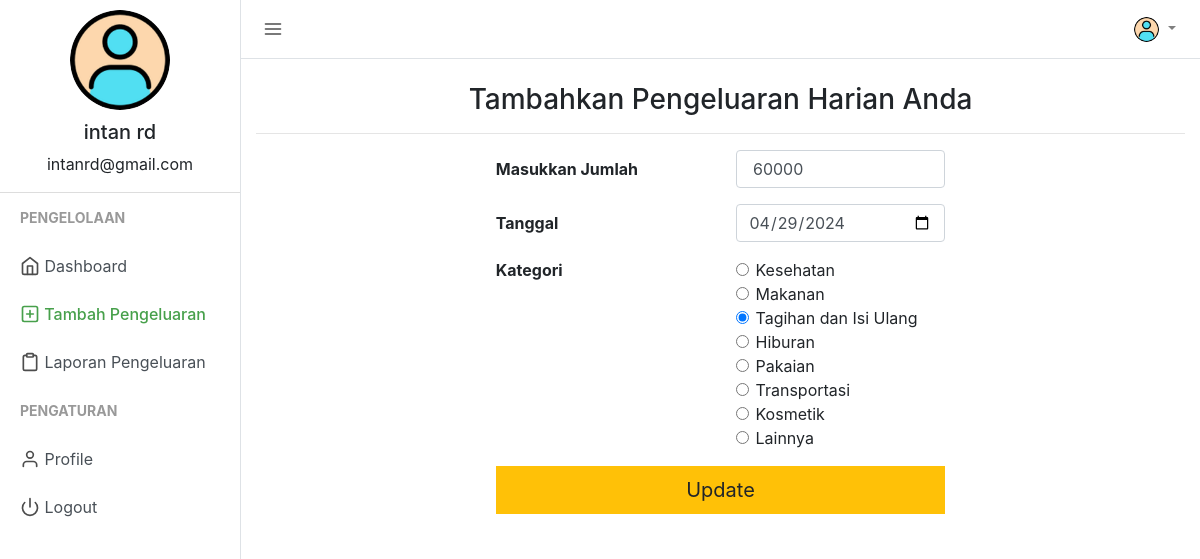
The app's page /add_expense.php?edit=101 (signed in) with its own data.
### tables this page shows
CREATE TABLE `users` (
  `user_id` int(11) NOT NULL,
  `firstname` varchar(50) NOT NULL,
  `lastname` varchar(25) NOT NULL,
  `email` varchar(50) NOT NULL,
  `profile_path` varchar(50) NOT NULL DEFAULT 'default_profile.png',
  `password` varchar(50) NOT NULL,
  `trn_date` datetime NOT NULL
);

CREATE TABLE `expenses` (
  `pengeluaran_id` int(20) NOT NULL,
  `user_id` varchar(15) NOT NULL,
  `pengeluaran` varchar(255) DEFAULT NULL,
  `tanggal` varchar(15) NOT NULL,
  `kategori` varchar(50) NOT NULL
);

### session.php (called while the page is built, shortened)
<?php
include("config.php");
$sess_email = $_SESSION["email"];
$sql = "SELECT user_id, firstname, lastname, email, profile_path FROM users WHERE email = '$sess_email'";
$result = $con->query($sql);
if ($result->num_rows > 0) {
  while($row = $result->fetch_assoc()) {
    $userid=$row["user_id"];
    $username =$row["firstname"]." ".$row["lastname"];
    $useremail=$row["email"];
    $userprofile="uploads/".$row["profile_path"];
  }
} else {
    $userid="GHX1Y2";
    $username ="Jhon Doe";
    $useremail="mailid@domain.com";
    $userprofile="Uploads/default_profile.png";
}
?>

### add_expense.php (the view, shortened to what this page needs)
<?php
include("session.php");
$update = false;
$del = false;
$expenseamount = "";
$tanggal = date("Y-m-d");
$kategori = "Hiburan";
if (isset($_GET['edit'])) {
    $id = $_GET['edit'];
    $update = true;
    $record = mysqli_query($con, "SELECT * FROM expenses WHERE user_id='$userid' AND pengeluaran_id=$id");
    if (mysqli_num_rows($record) == 1) {
        $n = mysqli_fetch_array($record);
        $expenseamount = str_replace(["Rp", ".", ","], "", $n['pengeluaran']);
        $tanggal = $n['tanggal'];
        $kategori = $n['kategori'];
    } else {
        echo ("WARNING: AUTHORIZATION ERROR: Trying to Access Unauthorized data");
    }
}
?>
<!DOCTYPE html>
<html lang="en">
<head>
    <link href="css/bootstrap.min.css" rel="stylesheet">
    <link href="css/style.css" rel="stylesheet">
</head>
<body>
    <div class="d-flex" id="wrapper">
        <div class="border-right" id="sidebar-wrapper">
            <div class="user">
                <img class="img img-fluid rounded-circle" src="<?php echo $userprofile ?>" width="120">
                <h5><?php echo $username ?></h5>
                <p><?php echo $useremail ?></p>
            </div>
            <div class="sidebar-heading">Pengelolaan</div>
            <div class="list-group list-group-flush">
                <a href="index.php" class="list-group-item list-group-item-action"><span data-feather="home"></span> Dashboard</a>
                <a href="add_expense.php" class="list-group-item list-group-item-action sidebar-active"><span data-feather="plus-square"></span> Tambah Pengeluaran</a>
                <a href="manage_expense.php" class="list-group-item list-group-item-action"><span data-feather="clipboard"></span> Laporan Pengeluaran</a>
            </div>
            <div class="sidebar-heading">Pengaturan </div>
            <div class="list-group list-group-flush">
                <a href="profile.php" class="list-group-item list-group-item-action "><span data-feather="user"></span> Profile</a>
                <a href="logout.php" class="list-group-item list-group-item-action "><span data-feather="power"></span> Logout</a>
            </div>
        </div>
        <div id="page-content-wrapper">
            <nav class="navbar navbar-expand-lg navbar-light  border-bottom">
                <button class="toggler" type="button" id="menu-toggle" aria-expanded="false">
                    <span data-feather="menu"></span>
                </button>
                <div class="collapse navbar-collapse" id="navbarSupportedContent">
                    <ul class="navbar-nav ml-auto mt-2 mt-lg-0">
                        <li class="nav-item dropdown">
                            <a class="nav-link dropdown-toggle" href="#" id="navbarDropdown" role="button" data-toggle="dropdown" aria-haspopup="true" aria-expanded="false">
                                <img class="img img-fluid rounded-circle" src="<?php echo $userprofile ?>" width="25">
                            </a>
                        </li>
                    </ul>
                </div>
            </nav>
            <div class="container">
                <h3 class="mt-4 text-center">Tambahkan Pengeluaran Harian Anda</h3>
                <hr>
                <div class="row ">
                    <div class="col-md-3"></div>
                    <div class="col-md" style="margin:0 auto;">
                        <form action="" method="POST">
                            <div class="form-group row">
                                <label for="expenseamount" class="col-sm-6 col-form-label"><b>Masukkan Jumlah</b></label>
                                <div class="col-md-6">
                                    <input type="text" class="form-control col-sm-12" value="<?php echo $expenseamount; ?>" id="expenseamount" name="expenseamount" required>
                                </div>
                            </div>
                            <div class="form-group row">
                                <label for="tanggal" class="col-sm-6 col-form-label"><b>Tanggal</b></label>
                                <div class="col-md-6">
                                    <input type="date" class="form-control col-sm-12" value="<?php echo $tanggal; ?>" name="tanggal" id="tanggal" required>
                                </div>
                            </div>
                            <fieldset class="form-group">
                                <div class="row">
                                    <legend class="col-form-label col-sm-6 pt-0"><b>Kategori</b></legend>
                                    <div class="col-md">
                                        <div class="form-check">
                                            <input class="form-check-input" type="radio" name="kategori" id="kategori4" value="Kesehatan" <?php echo ($kategori == 'Kesehatan') ? 'checked' : '' ?>>
                                            <label class="form-check-label" for="kategori4">
                                                Kesehatan
                                            </label>
                                        </div>
                                        <div class="form-check">
                                            <input class="form-check-input" type="radio" name="kategori" id="kategori3" value="Makanan" <?php echo ($kategori == 'Makanan') ? 'checked' : '' ?>>
                                            <label class="form-check-label" for="kategori3">
                                                Makanan
                                            </label>
                                        </div>
                                        <div class="form-check">
                                            <input class="form-check-input" type="radio" name="kategori" id="kategori2" value="Tagihan dan Isi Ulang" <?php echo ($kategori == 'Tagihan dan Isi Ulang') ? 'checked' : '' ?>>
                                            <label class="form-check-label" for="kategori2">
                                                Tagihan dan Isi Ulang
                                            </label>
                                        </div>
                                        <div class="form-check">
                                            <input class="form-check-input" type="radio" name="kategori" id="kategori1" value="Hiburan" <?php echo ($kategori == 'Hiburan') ? 'checked' : '' ?>>
                                            <label class="form-check-label" for="kategori1">
                                                Hiburan
                                            </label>
                                        </div>
                                        <div class="form-check">
                                            <input class="form-check-input" type="radio" name="kategori" id="kategori7" value="Pakaian" <?php echo ($kategori == 'Pakaian') ? 'checked' : '' ?>>
                                            <label class="form-check-label" for="kategori7">
                                                Pakaian
                                            </label>
                                        </div>
                                        <div class="form-check">
                                            <input class="form-check-input" type="radio" name="kategori" id="kategori6" value="Transportasi" <?php echo ($kategori == 'Transportasi') ? 'checked' : '' ?>>
                                            <label class="form-check-label" for="kategori6">
                                                Transportasi
                                            </label>
                                        </div>
                                        <div class="form-check">
                                            <input class="form-check-input" type="radio" name="kategori" id="kategori8" value="Kosmetik" <?php echo ($kategori == 'Kosmetik') ? 'checked' : '' ?>>
                                            <label class="form-check-label" for="kategori8">
                                                Kosmetik
                                            </label>
                                        </div>
                                        <div class="form-check">
                                            <input class="form-check-input" type="radio" name="kategori" id="kategori5" value="Lainnya" <?php echo ($kategori == 'Lainnya') ? 'checked' : '' ?>>
                                            <label class="form-check-label" for="kategori5">
                                                Lainnya
                                            </label>
                                        </div>
                                    </div>
                                </div>
                            </fieldset>
                            <div class="form-group row">
                                <div class="col-md-12 text-right">
                                    <?php if ($update == true) : ?>
                                        <button class="btn btn-lg btn-block btn-warning" style="border-radius: 0%;" type="submit" name="update">Update</button>
                                    <?php elseif ($del == true) : ?>
                                        <button class="btn btn-lg btn-block btn-danger" style="border-radius: 0%;" type="submit" name="delete">Hapus</button>
                                    <?php else : ?>
                                        <button type="submit" name="add" class="btn btn-lg btn-block btn-success" style="border-radius: 0%;">Tambah Pengeluaran</button>
                                    <?php endif ?>
                                </div>
                            </div>
                        </form>
                    </div>
                    <div class="col-md-3"></div>
                </div>
            </div>
        </div>
    </div>
</body>
</html>

### css/style.css (style rules this page uses)
body { background-color: #efefef; }
.feather { width: 20px; height: 20px; stroke: #4d4d4d; stroke-width: 2; stroke-linecap: round; stroke-linejoin: round; fill: none; vertical-align: text-bottom; }
.list-group { background-color: #ffffff; }
.list-group-item { border: none; }
.user { text-align: center; border-bottom: 1px solid #ddd; }
.user img { padding: 10px; }
.toggler { color: #000; background-color: #fff; border: none; outline: none; }
.sidebar-active { color: #47a04b; font-weight: 500; }
.sidebar-active .feather { stroke: #47a04b; font-weight: 500; }
#wrapper { overflow-x: hidden; background-color: #fff; }
#sidebar-wrapper { min-height: 100vh; margin-left: -15rem; -webkit-transition: margin 0.25s ease-out; -moz-transition: margin 0.25s ease-out; -o-transition: margin 0.25s ease-out; transition: margin 0.25s ease-out; }
#sidebar-wrapper .sidebar-heading { padding: 0.875rem 1.25rem; font-size: 14px; font-weight: bold; text-transform: uppercase; color: #999; }
#sidebar-wrapper .list-group { width: 15rem; }
#page-content-wrapper { min-width: 100vw; }
@media (min-width: 768px) { #sidebar-wrapper { margin-left: 0; } }
@media (min-width: 768px) { #page-content-wrapper { min-width: 0; width: 100%; } }

### records on screen
users: profile_path (placeholder picture), username "intan rd", email "intanrd@gmail.com"
expenses: expenseamount "60000", tanggal "04/29/2024", kategori "☐ Kesehatan", kategori "☐ Makanan", kategori "☑ Tagihan dan Isi Ulang", kategori "☐ Hiburan", kategori "☐ Pakaian", kategori "☐ Transportasi", kategori "☐ Kosmetik", kategori "☐ Lainnya"
